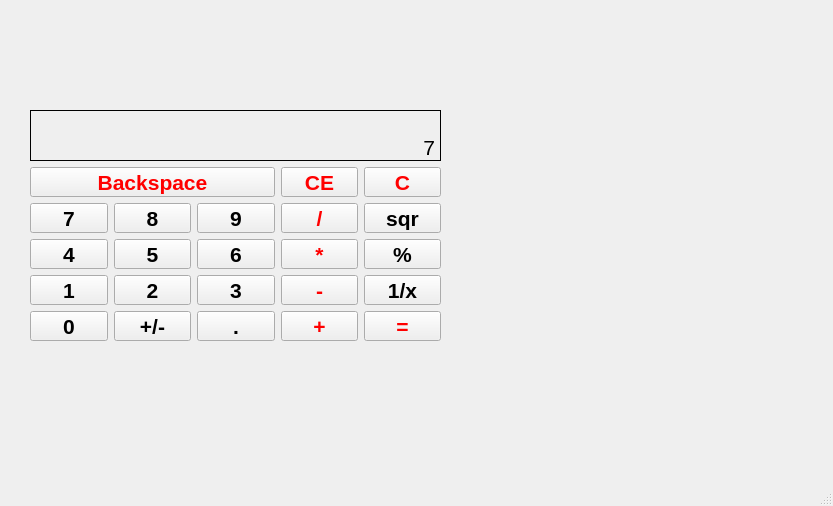
<?xml version="1.0" encoding="UTF-8"?>
<ui version="4.0">
 <class>mainWindow</class>
 <widget class="QMainWindow" name="mainWindow">
  <property name="enabled">
   <bool>true</bool>
  </property>
  <property name="geometry">
   <rect>
    <x>0</x>
    <y>0</y>
    <width>833</width>
    <height>506</height>
   </rect>
  </property>
  <property name="windowTitle">
   <string>计算器</string>
  </property>
  <widget class="QWidget" name="centralwidget">
   <widget class="QWidget" name="">
    <property name="geometry">
     <rect>
      <x>30</x>
      <y>110</y>
      <width>411</width>
      <height>231</height>
     </rect>
    </property>
    <layout class="QVBoxLayout" name="verticalLayout_2">
     <item>
      <layout class="QVBoxLayout" name="verticalLayout">
       <property name="spacing">
        <number>0</number>
       </property>
       <item>
        <widget class="QLabel" name="label">
         <property name="font">
          <font>
           <pointsize>16</pointsize>
          </font>
         </property>
         <property name="styleSheet">
          <string notr="true">border-color:rgb(126, 126, 126);
border:1px;
border-bottom:0px;
border-style: solid;</string>
         </property>
         <property name="text">
          <string/>
         </property>
         <property name="alignment">
          <set>Qt::AlignRight|Qt::AlignTrailing|Qt::AlignVCenter</set>
         </property>
         <property name="wordWrap">
          <bool>true</bool>
         </property>
        </widget>
       </item>
       <item>
        <widget class="QLabel" name="label_2">
         <property name="font">
          <font>
           <pointsize>16</pointsize>
          </font>
         </property>
         <property name="styleSheet">
          <string notr="true">border-color:rgb(126, 126, 126);
border:1px;
border-top:0px;
border-style: solid;</string>
         </property>
         <property name="text">
          <string>7</string>
         </property>
         <property name="alignment">
          <set>Qt::AlignRight|Qt::AlignTrailing|Qt::AlignVCenter</set>
         </property>
        </widget>
       </item>
      </layout>
     </item>
     <item>
      <layout class="QGridLayout" name="gridLayout">
       <property name="spacing">
        <number>6</number>
       </property>
       <item row="0" column="0" colspan="3">
        <widget class="QPushButton" name="button_b">
         <property name="font">
          <font>
           <pointsize>16</pointsize>
           <weight>75</weight>
           <bold>true</bold>
          </font>
         </property>
         <property name="autoFillBackground">
          <bool>false</bool>
         </property>
         <property name="styleSheet">
          <string notr="true">color:rgb(255, 0, 0)</string>
         </property>
         <property name="text">
          <string>Backspace</string>
         </property>
        </widget>
       </item>
       <item row="1" column="3">
        <widget class="QPushButton" name="button_l">
         <property name="font">
          <font>
           <pointsize>16</pointsize>
           <weight>75</weight>
           <bold>true</bold>
          </font>
         </property>
         <property name="styleSheet">
          <string notr="true">color:rgb(255, 0, 0)</string>
         </property>
         <property name="text">
          <string>/</string>
         </property>
        </widget>
       </item>
       <item row="4" column="0">
        <widget class="QPushButton" name="button_0">
         <property name="font">
          <font>
           <pointsize>16</pointsize>
           <weight>75</weight>
           <bold>true</bold>
          </font>
         </property>
         <property name="text">
          <string>0</string>
         </property>
        </widget>
       </item>
       <item row="0" column="3">
        <widget class="QPushButton" name="button_ce">
         <property name="font">
          <font>
           <pointsize>16</pointsize>
           <weight>75</weight>
           <bold>true</bold>
          </font>
         </property>
         <property name="styleSheet">
          <string notr="true">color:rgb(255, 0, 0)</string>
         </property>
         <property name="text">
          <string>CE</string>
         </property>
        </widget>
       </item>
       <item row="3" column="0">
        <widget class="QPushButton" name="button_1">
         <property name="font">
          <font>
           <pointsize>16</pointsize>
           <weight>75</weight>
           <bold>true</bold>
          </font>
         </property>
         <property name="text">
          <string>1</string>
         </property>
        </widget>
       </item>
       <item row="4" column="4">
        <widget class="QPushButton" name="pushButton_20">
         <property name="font">
          <font>
           <pointsize>16</pointsize>
           <weight>75</weight>
           <bold>true</bold>
          </font>
         </property>
         <property name="styleSheet">
          <string notr="true">color:rgb(255, 0, 0)</string>
         </property>
         <property name="text">
          <string>=</string>
         </property>
        </widget>
       </item>
       <item row="2" column="4">
        <widget class="QPushButton" name="pushButton_21">
         <property name="font">
          <font>
           <pointsize>16</pointsize>
           <weight>75</weight>
           <bold>true</bold>
          </font>
         </property>
         <property name="text">
          <string>%</string>
         </property>
        </widget>
       </item>
       <item row="1" column="4">
        <widget class="QPushButton" name="button_s">
         <property name="font">
          <font>
           <pointsize>16</pointsize>
           <weight>75</weight>
           <bold>true</bold>
          </font>
         </property>
         <property name="text">
          <string>sqr</string>
         </property>
        </widget>
       </item>
       <item row="3" column="3">
        <widget class="QPushButton" name="button_e">
         <property name="font">
          <font>
           <pointsize>16</pointsize>
           <weight>75</weight>
           <bold>true</bold>
          </font>
         </property>
         <property name="styleSheet">
          <string notr="true">color:rgb(255, 0, 0)</string>
         </property>
         <property name="text">
          <string>-</string>
         </property>
        </widget>
       </item>
       <item row="3" column="1">
        <widget class="QPushButton" name="button_2">
         <property name="font">
          <font>
           <pointsize>16</pointsize>
           <weight>75</weight>
           <bold>true</bold>
          </font>
         </property>
         <property name="text">
          <string>2</string>
         </property>
        </widget>
       </item>
       <item row="2" column="1">
        <widget class="QPushButton" name="button_5">
         <property name="font">
          <font>
           <pointsize>16</pointsize>
           <weight>75</weight>
           <bold>true</bold>
          </font>
         </property>
         <property name="text">
          <string>5</string>
         </property>
        </widget>
       </item>
       <item row="4" column="2">
        <widget class="QPushButton" name="pushButton_12">
         <property name="font">
          <font>
           <pointsize>16</pointsize>
           <weight>75</weight>
           <bold>true</bold>
          </font>
         </property>
         <property name="text">
          <string>.</string>
         </property>
        </widget>
       </item>
       <item row="2" column="3">
        <widget class="QPushButton" name="button_o">
         <property name="font">
          <font>
           <pointsize>16</pointsize>
           <weight>75</weight>
           <bold>true</bold>
          </font>
         </property>
         <property name="styleSheet">
          <string notr="true">color:rgb(255, 0, 0)</string>
         </property>
         <property name="text">
          <string>*</string>
         </property>
        </widget>
       </item>
       <item row="1" column="2">
        <widget class="QPushButton" name="button_9">
         <property name="font">
          <font>
           <pointsize>16</pointsize>
           <weight>75</weight>
           <bold>true</bold>
          </font>
         </property>
         <property name="text">
          <string>9</string>
         </property>
        </widget>
       </item>
       <item row="4" column="3">
        <widget class="QPushButton" name="button_t">
         <property name="font">
          <font>
           <pointsize>16</pointsize>
           <weight>75</weight>
           <bold>true</bold>
          </font>
         </property>
         <property name="styleSheet">
          <string notr="true">color:rgb(255, 0, 0)</string>
         </property>
         <property name="text">
          <string>+</string>
         </property>
        </widget>
       </item>
       <item row="0" column="4">
        <widget class="QPushButton" name="button_c">
         <property name="font">
          <font>
           <pointsize>16</pointsize>
           <weight>75</weight>
           <bold>true</bold>
          </font>
         </property>
         <property name="styleSheet">
          <string notr="true">color:rgb(255, 0, 0)</string>
         </property>
         <property name="text">
          <string>C</string>
         </property>
        </widget>
       </item>
       <item row="2" column="2">
        <widget class="QPushButton" name="button_6">
         <property name="font">
          <font>
           <pointsize>16</pointsize>
           <weight>75</weight>
           <bold>true</bold>
          </font>
         </property>
         <property name="text">
          <string>6</string>
         </property>
        </widget>
       </item>
       <item row="1" column="0">
        <widget class="QPushButton" name="button_7">
         <property name="font">
          <font>
           <pointsize>16</pointsize>
           <weight>75</weight>
           <bold>true</bold>
          </font>
         </property>
         <property name="text">
          <string>7</string>
         </property>
        </widget>
       </item>
       <item row="2" column="0">
        <widget class="QPushButton" name="button_4">
         <property name="font">
          <font>
           <pointsize>16</pointsize>
           <weight>75</weight>
           <bold>true</bold>
          </font>
         </property>
         <property name="text">
          <string>4</string>
         </property>
        </widget>
       </item>
       <item row="4" column="1">
        <widget class="QPushButton" name="pushButton_16">
         <property name="font">
          <font>
           <pointsize>16</pointsize>
           <weight>75</weight>
           <bold>true</bold>
          </font>
         </property>
         <property name="text">
          <string>+/-</string>
         </property>
        </widget>
       </item>
       <item row="3" column="2">
        <widget class="QPushButton" name="button_3">
         <property name="font">
          <font>
           <pointsize>16</pointsize>
           <weight>75</weight>
           <bold>true</bold>
          </font>
         </property>
         <property name="text">
          <string>3</string>
         </property>
        </widget>
       </item>
       <item row="1" column="1">
        <widget class="QPushButton" name="button_8">
         <property name="font">
          <font>
           <pointsize>16</pointsize>
           <weight>75</weight>
           <bold>true</bold>
          </font>
         </property>
         <property name="text">
          <string>8</string>
         </property>
        </widget>
       </item>
       <item row="3" column="4">
        <widget class="QPushButton" name="pushButton_23">
         <property name="font">
          <font>
           <pointsize>16</pointsize>
           <weight>75</weight>
           <bold>true</bold>
          </font>
         </property>
         <property name="text">
          <string>1/x</string>
         </property>
        </widget>
       </item>
      </layout>
     </item>
    </layout>
   </widget>
  </widget>
  <widget class="QMenuBar" name="menubar">
   <property name="geometry">
    <rect>
     <x>0</x>
     <y>0</y>
     <width>833</width>
     <height>21</height>
    </rect>
   </property>
  </widget>
  <widget class="QStatusBar" name="statusbar"/>
 </widget>
 <resources/>
 <connections/>
</ui>
